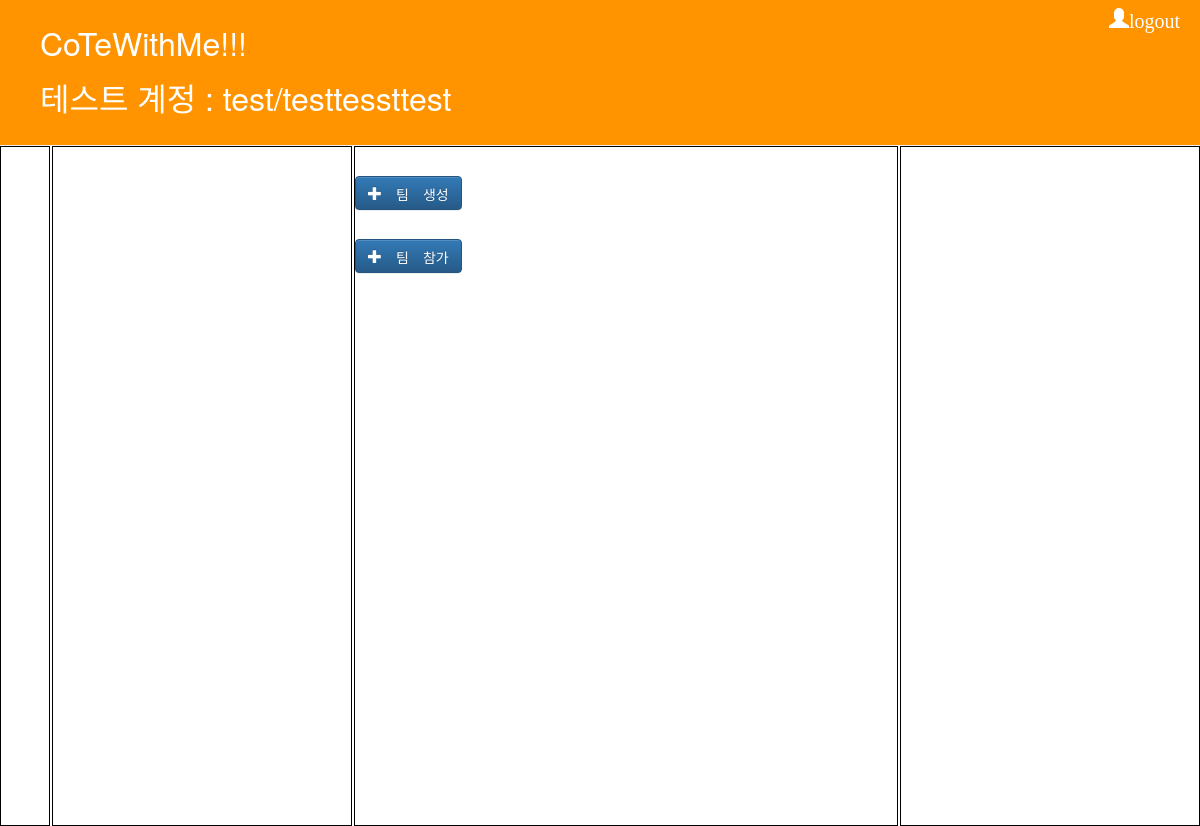
/team_select/ (signed in), run on an earlier commit of the app's database.
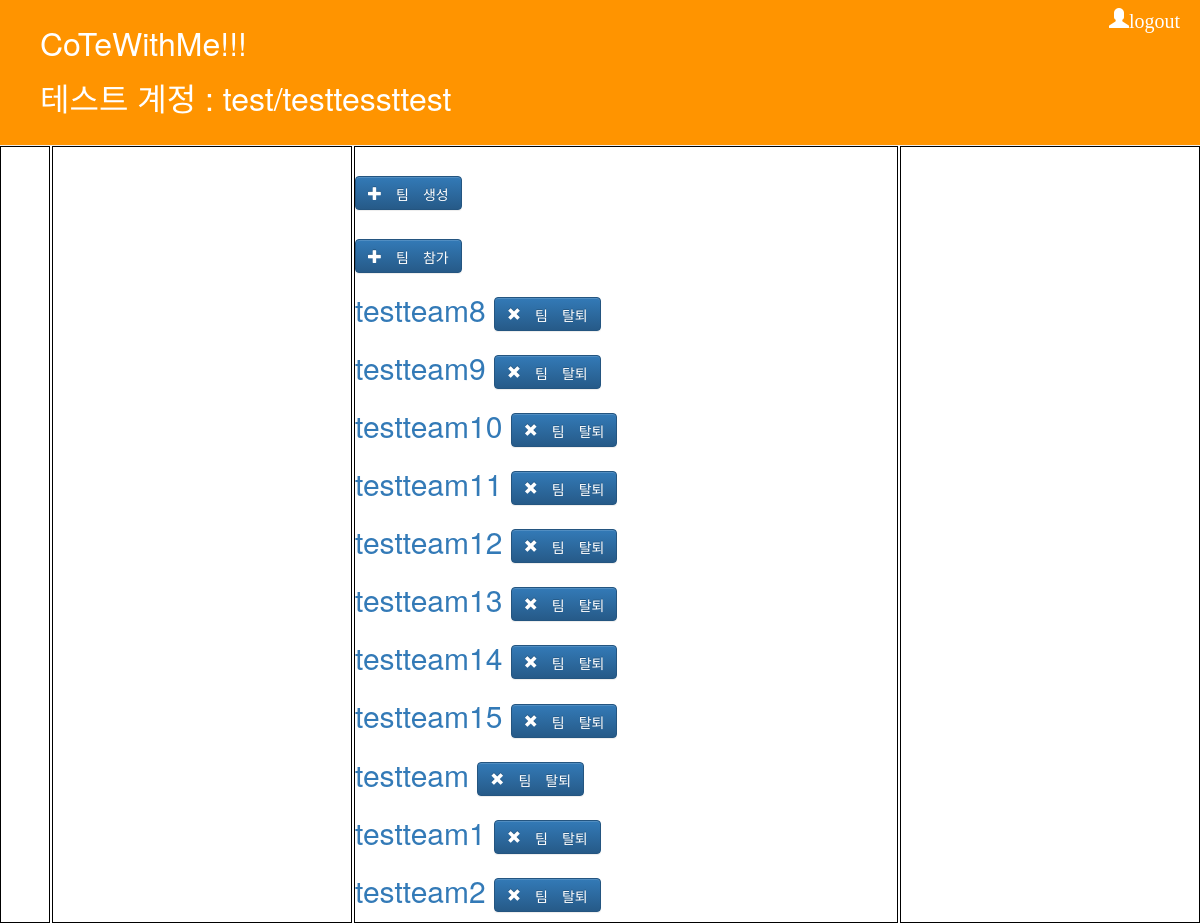
And on a later commit of the database.
### board/models.py (models this page shows)
class Team(models.Model):
    team_name = models.CharField(max_length=30)
    created_date = models.DateTimeField(default=timezone.now)

### board/views.py (the view)
# urls.py: path('team_select/', views.team_select, name='team_select'),
@login_required
def team_select(request):
    joined_team_list = JoinedTeam.objects.filter(user_no__exact=request.user)
    print('joined_teams len=', len(joined_team_list))
    joined_teams = [t.team_no for t in joined_team_list]
    return render(request, 'board/team_select.html', {'joined_teams': joined_teams})

### board/templates/board/team_select.html (shortened to what this page needs)
{% extends 'board/base.html' %}
{% block problem_code_area %}
    <h1>
        <a class="btn btn-primary btn" href="{% url 'team_create' %}"><span class="glyphicon glyphicon-plus"> 팀 생성</span></a>
    </h1>
    <h1>
        <a class="btn btn-primary btn" href="{% url 'team_join' %}"><span class="glyphicon glyphicon-plus"> 팀 참가</span></a>
    </h1>
    {% for team in joined_teams %}
        <h2>
            <a href="{% url 'team_home' team_name=team.team_name %}"> {{ team.team_name }}</a>
            <a class="btn btn-primary btn" href="{% url 'team_leave' team_name_delete=team.team_name %}"><span class="glyphicon glyphicon-remove"> 팀 탈퇴</span></a>
        </h2>
    {% endfor %}
{% endblock %}

### board/templates/board/base.html (shortened to what this page needs)
<!DOCTYPE html>
{% load static %}
<html lang="ko">
<head>
    <link rel="stylesheet" href="https://stackpath.bootstrapcdn.com/bootstrap/3.4.1/css/bootstrap.min.css">
    <link rel="stylesheet" href="https://stackpath.bootstrapcdn.com/bootstrap/3.4.1/css/bootstrap-theme.min.css">
</head>
<body>
<div class="page-header">
    {% if user.is_authenticated %}
        <a href="{% url 'logout' %}" class="top-menu"><span class="glyphicon glyphicon-user">logout</span></a>
    {% else %}
        <a href="{% url 'signup' %}" class="top-menu"><span class="glyphicon glyphicon-user">signup</span></a>
        <a href="{% url 'login' %}" class="top-menu"><span class="glyphicon glyphicon-lock">login</span></a>
    {% endif %}
    <h1><a href="/">CoTeWithMe!!!</a></h1>
    <h1>테스트 계정 : test/testtessttest</h1>
</div>
<div class="wrapper">
  <div class="div1">
  </div>
  <div class="div1">
  </div>
  <div class="div1">
      {% block problem_code_area %}
      {% endblock %}
  </div>
  <div class="div1">
  </div>
</div>
</body>
</html>

### board/static/css/board.css (style rules this page uses)
.page-header { background-color: #ff9400; margin-top: 0px; margin-bottom: 0px; padding: 5px 0px 20px 40px; }
.page-header h1, .page-header h1 a, .page-header h1 a:visited, .page-header h1 a:active { color: #ffffff; font-size: 24pt; text-decoration: none; }
.top-menu, .top-menu:hover, .top-menu:visited { color: white; font-size: 15pt; margin-right: 20px; float: right; }
.wrapper > div { #background-color: orange; border: 1px black solid; }
.wrapper > div:nth-child(odd) { #background-color: indianred; }
.wrapper { display: grid; height: 85vh; grid-gap: 2px; grid-template-columns: 50px 300px 1fr 300px; }

What changed in the data, as far as the page shows it:
added Team: team_name "testteam8"
added Team: team_name "testteam9"
added Team: team_name "testteam10"
added Team: team_name "testteam11"
added Team: team_name "testteam12"
added Team: team_name "testteam13"
added Team: team_name "testteam14"
added Team: team_name "testteam15"
added Team: team_name "testteam"
added Team: team_name "testteam1"
added Team: team_name "testteam2"
